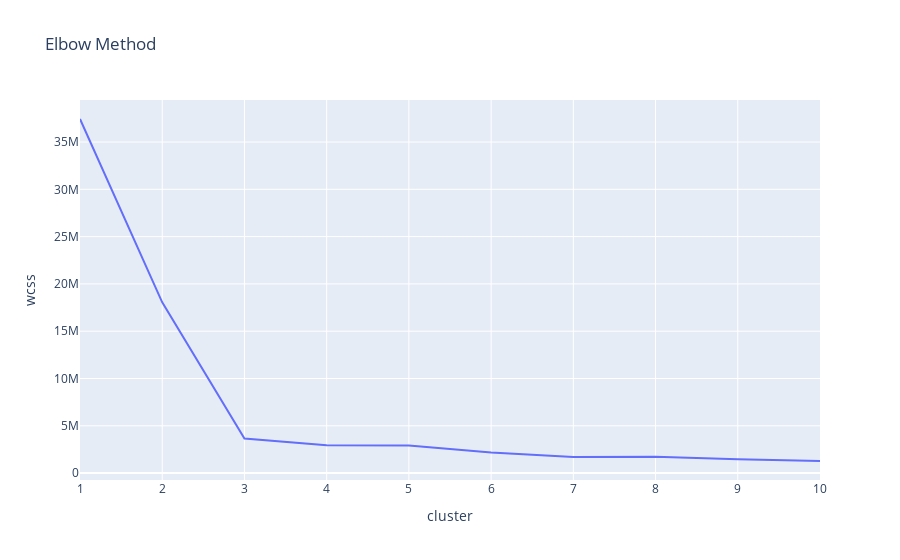

Notebook code cell kept with this figure:
### Code cell
data = pd.DataFrame(output)
px.line(data, x='cluster', y='wcss', title='Elbow Method')

### Figure 1 — Plotly figure (JSON) as saved in the notebook; plotly's stock layout.template omitted (floating-point values rounded to 4 significant figures)
{"data": [{"hovertemplate": "cluster=%{x}<br>wcss=%{y}<extra></extra>", "legendgroup": "", "line": {"color": "#636efa", "dash": "solid"}, "marker": {"symbol": "circle"}, "mode": "lines", "name": "", "orientation": "v", "showlegend": false, "type": "scatter", "x": [1, 2, 3, 4, 5, 6, 7, 8, 9, 10], "xaxis": "x", "y": [37430000.0, 18050000.0, 3652000.0, 2936000.0, 2912000.0, 2171000.0, 1695000.0, 1725000.0, 1459000.0, 1278000.0], "yaxis": "y"}], "layout": {"legend": {"tracegroupgap": 0}, "title": {"text": "Elbow Method"}, "xaxis": {"anchor": "y", "domain": [0, 1], "title": {"text": "cluster"}}, "yaxis": {"anchor": "x", "domain": [0, 1], "title": {"text": "wcss"}}}}
